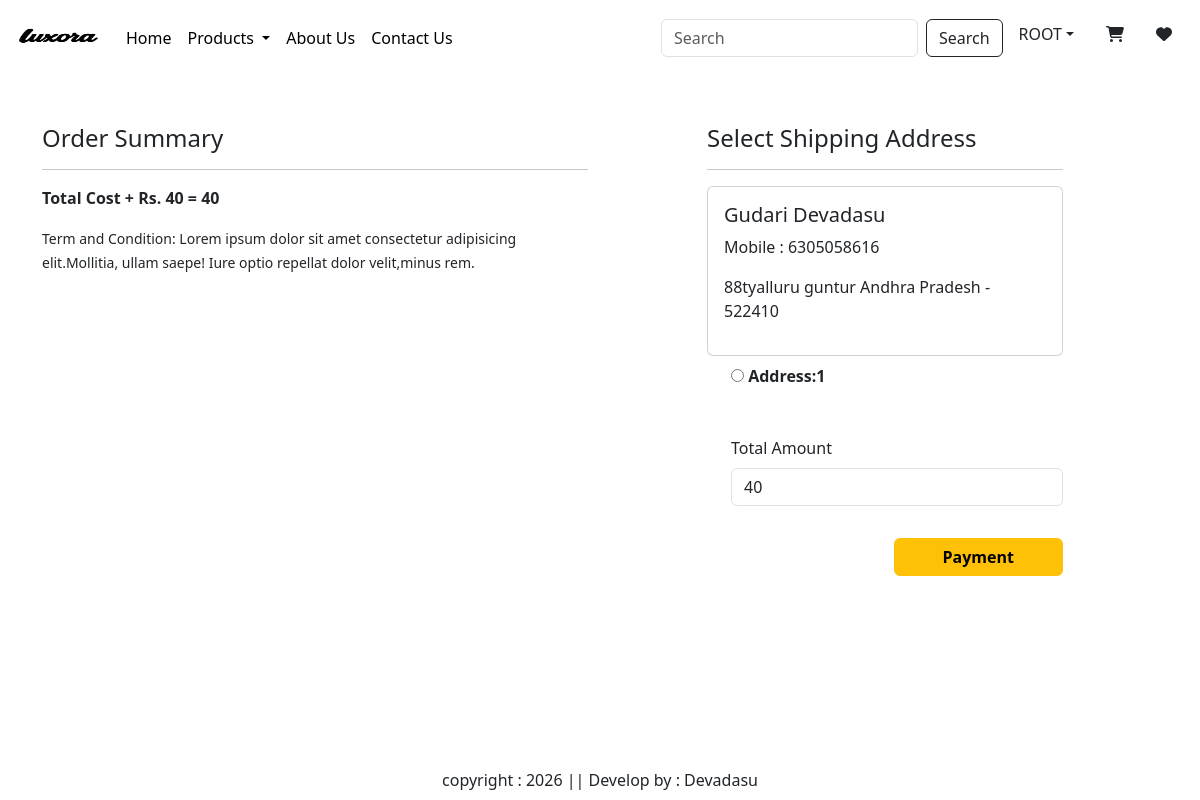
Screenshot of /checkout/ (signed in) with the database file from the repository.
### app/models.py (models this page shows, shortened)
class Customer(models.Model):
    user = models.ForeignKey(User,on_delete=models.CASCADE)
    name = models.CharField(max_length=200)
    locality = models.CharField(max_length=200)
    city = models.CharField(max_length=50)
    mobile = models.IntegerField(max_length=0)
    zipcode = models.IntegerField()
    state = models.CharField(choices=STATE_CHOICES,max_length=100)

### app/views.py (the view)
# urls.py: path('checkout/', views.checkout.as_view(), name='checkout'),
@method_decorator(login_required,name='dispatch')
class checkout(View):
    def get(self,request):
        totalitem = 0
        wishitem = 0
        if request.user.is_authenticated:
           totalitem = len(Cart.objects.filter(user=request.user))
           wishitem = len( Wishlist.objects.filter(user=request.user))
        user=request.user
        add = Customer.objects.filter(user=user)
        cart_items=Cart.objects.filter(user=user)
        famount = 0
        for p in cart_items:
            value = p.quantity*p.product.discounted_price
            famount = famount + value
        totalamount = famount + 40
        return render(request, 'app/checkout.html',locals())

### app/templates/app/checkout.html (shortened to what this page needs)
{% extends 'app/base.html' %}
{% load static %}
{% block main-content %}
<div class="container">
    <div class="row mt-5">
        <div class="col-sm-6">
            <h4>Order Summary</h4>
            <hr>
            <p class="fw-bold">Total Cost + Rs. 40 = {{totalamount}}</p>
            <small>Term and Condition: Lorem ipsum dolor sit amet consectetur adipisicing elit.Mollitia, ullam saepe! Iure optio repellat dolor velit,minus rem.</small>
        </div>
        <div class="col-sm-4 offset-sm-1">
            <h4>Select Shipping Address</h4>
            <hr>
            <form method="post" id="myform">
                {% for ad in add %}
                <div class="card">
                    <div class="card-body">
                        <h5>{{ad.name}}</h5>
                        <p>Mobile : {{ad.mobile}}</p>
                        <p>{{ad.locality}} {{ad.city}} {{ad.state}} - {{ad.zipcode}}</p>
                    </div>
                </div>
                <div class="form-check mt-2 mb-5">
                    <input class="form check-input" type="radio" name="custadd{{forloop.counter}}" value="{{ad.id}}">
                    <label class="form-check-label fw-bold" for="custadd{{forloop.counter}}">
                        Address:{{forloop.counter}}</label>
                    </div>
                {% endfor %}
                <div class="form-check mb-3">
                    <label for="totamount" class="form-label">Total Amount</label>
                    <input type="number" class="form-control" name="totamount" value={{totalamount}} readonly>
                </div>
                <div class="text-end">
                    <button id="rzp-button1" type="submit" class="btn btn-warning mt-3 px-5 fw-bold">Payment</button>
                </div>
            </form>
        </div>
    </div>
</div>
{% endblock main-content %}

### rows the page displays
Customer: name "Gudari Devadasu", mobile "6305058616", locality "88tyalluru", city "guntur", state "Andhra Pradesh", zipcode "522410"

### other values shown
{{ totalamount }} "40"
